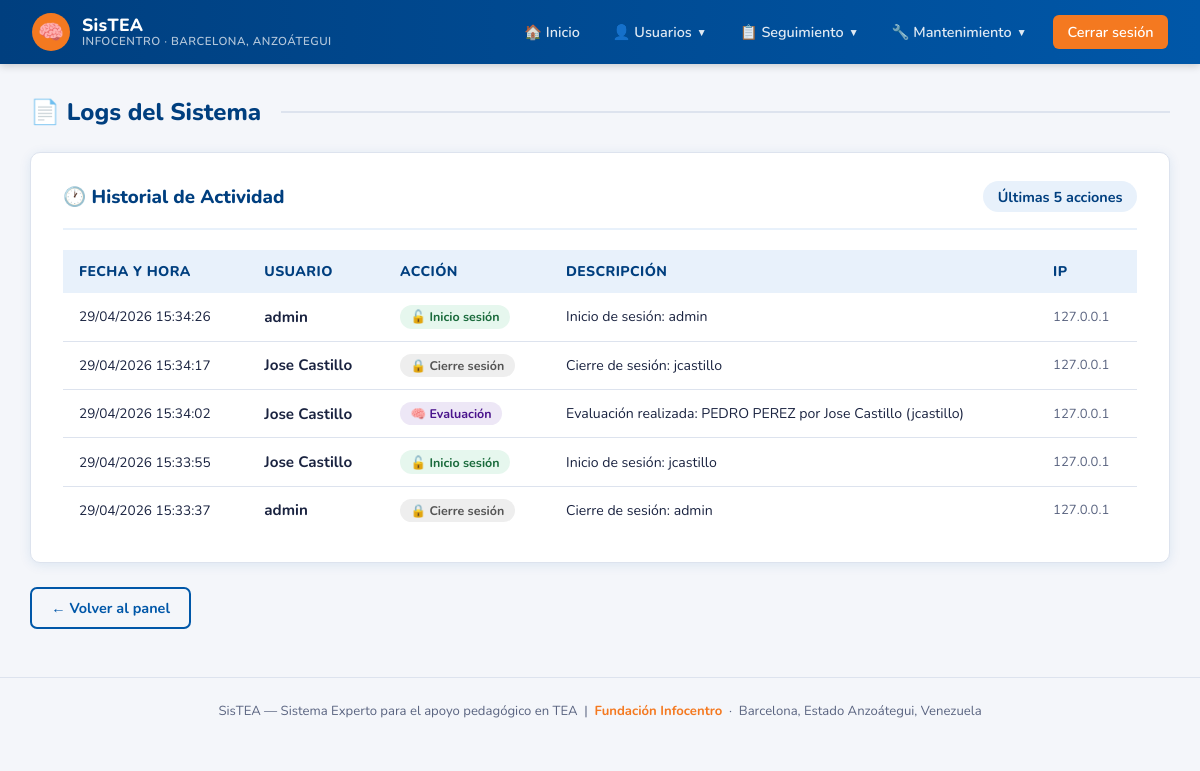
The page /panel/mantenimiento/logs/ (signed in) on the database its author committed.
### sistex/models.py (models this page shows, shortened)
class LogSistema(models.Model):
    ACCIONES = [
        ('login',         'Inicio de sesión'),
        ('logout',        'Cierre de sesión'),
        ('crear',         'Creación'),
        ('editar',        'Edición'),
        ('eliminar',      'Eliminación'),
        ('evaluar',       'Evaluación'),
        ('respaldo',      'Respaldo de BD'),
        ('restaurar',     'Restauración de BD'),
        ('toggle',        'Cambio de estado'),
    ]
    usuario     = models.ForeignKey(User, on_delete=models.SET_NULL, null=True)
    accion      = models.CharField(max_length=20, choices=ACCIONES)
    descripcion = models.CharField(max_length=300)
    fecha       = models.DateTimeField(auto_now_add=True)
    ip          = models.GenericIPAddressField(null=True, blank=True)
    class Meta:
        verbose_name = "Log del Sistema"
        verbose_name_plural = "Logs del Sistema"
        ordering = ['-fecha']

### sistex/views.py (the view)
# urls.py: path('panel/mantenimiento/logs/', views.admin_logs, name='admin_logs'),
@admin_required
def admin_logs(request):
    logs = LogSistema.objects.select_related('usuario').order_by('-fecha')[:200]
    return render(request, 'sistex/admin/mantenimiento/logs.html', {'logs': logs})

### sistex/views.py (called while the page is built)
def admin_required(view_func):
    @wraps(view_func)
    def wrapper(request, *args, **kwargs):
        if not request.user.is_authenticated:
            return redirect('login')
        if not request.user.is_staff:
            messages.error(request, 'No tienes permisos para acceder a esa sección.')
            return redirect('dashboard')
        return view_func(request, *args, **kwargs)
    return wrapper

### sistex/templates/sistex/admin/mantenimiento/logs.html (shortened to what this page needs)
{% extends 'sistex/base.html' %}
{% block content %}
<p class="page-title">&#128196; Logs del Sistema</p>
<div class="card">
    <div class="card-header">
        <h3>&#128336; Historial de Actividad</h3>
        <span class="badge" style="background: var(--azul-claro); color: var(--azul-oscuro); font-size: 0.9rem; padding: 0.35rem 0.9rem;">
            Últimas {{ logs|length }} acciones
        </span>
    </div>
    {% if logs %}
    <table>
        <thead>
            <tr>
                <th>Fecha y Hora</th>
                <th>Usuario</th>
                <th>Acción</th>
                <th>Descripción</th>
                <th>IP</th>
            </tr>
        </thead>
        <tbody>
            {% for log in logs %}
            <tr>
                <td style="font-size: 0.85rem; white-space: nowrap;">
                    {{ log.fecha|date:"d/m/Y H:i:s" }}
                </td>
                <td><strong>{{ log.usuario.get_full_name|default:log.usuario.username|default:"—" }}</strong></td>
                <td>
                    {% if log.accion == 'login' %}
                    <span class="badge badge-bajo">&#128275; Inicio sesión</span>
                    {% elif log.accion == 'logout' %}
                    <span class="badge" style="background:#EEE; color:#555;">&#128274; Cierre sesión</span>
                    {% elif log.accion == 'crear' %}
                    <span class="badge badge-bajo">&#43; Creación</span>
                    {% elif log.accion == 'editar' %}
                    <span class="badge badge-medio">&#9998; Edición</span>
                    {% elif log.accion == 'eliminar' %}
                    <span class="badge badge-alto">&#10005; Eliminación</span>
                    {% elif log.accion == 'evaluar' %}
                    <span class="badge" style="background:#EDE7F6; color:#4A148C;">&#129504; Evaluación</span>
                    {% elif log.accion == 'toggle' %}
                    <span class="badge badge-medio">&#8635; Cambio estado</span>
                    {% elif log.accion == 'respaldo' %}
                    <span class="badge" style="background:#E3F2FD; color:#0D47A1;">&#128190; Respaldo</span>
                    {% elif log.accion == 'restaurar' %}
                    <span class="badge" style="background:#FFF3E0; color:#E65100;">&#128257; Restauración</span>
                    {% endif %}
                </td>
                <td style="font-size: 0.88rem;">{{ log.descripcion }}</td>
                <td style="font-size: 0.82rem; color: var(--texto-suave);">{{ log.ip|default:"—" }}</td>
            </tr>
            {% endfor %}
        </tbody>
    </table>
    {% endif %}
</div>
<a href="{% url 'admin_dashboard' %}" class="btn btn-outline">&#8592; Volver al panel</a>
{% endblock %}

### sistex/templates/sistex/base.html (style rules this page uses)
:root { --azul: #0057A8; --azul-oscuro: #003F7F; --azul-claro: #E8F1FB; --naranja: #F47920; --naranja-hover: #D4661A; --verde: #2E9E5B; --verde-hover: #237A47; --rojo: #D93025; --rojo-hover: #B02519; --gris-bg: #F4F6FA; --gris-borde: #DDE3EE; --texto: #1A2340; --texto-suave: #5A6480; --blanco: #FFFFFF; --sombra: 0 2px 12px rgba(0,87,168,0.10); --radio: 10px; }
* { margin: 0; padding: 0; box-sizing: border-box; }
body { font-family: 'Nunito', 'Segoe UI', sans-serif; background: var(--gris-bg); color: var(--texto); min-height: 100vh; }
.card { background: var(--blanco); border-radius: var(--radio); padding: 1.75rem 2rem; margin-bottom: 1.5rem; box-shadow: var(--sombra); border: 1px solid var(--gris-borde); }
.card-header { display: flex; justify-content: space-between; align-items: center; margin-bottom: 1.25rem; padding-bottom: 1rem; border-bottom: 2px solid var(--azul-claro); }
.card-header h2, .card-header h3 { color: var(--azul-oscuro); font-weight: 800; }
.btn { display: inline-flex; align-items: center; gap: 0.4rem; padding: 0.55rem 1.2rem; background: var(--azul); color: var(--blanco); text-decoration: none; border-radius: 7px; border: none; cursor: pointer; font-family: 'Nunito', sans-serif; font-weight: 700; font-size: 0.9rem; transition: background 0.2s, transform 0.1s; }
.btn-outline { background: transparent; color: var(--azul); border: 2px solid var(--azul); }
table { width: 100%; border-collapse: collapse; }
table th { background: var(--azul-claro); color: var(--azul-oscuro); font-weight: 800; padding: 0.75rem 1rem; text-align: left; font-size: 0.88rem; text-transform: uppercase; letter-spacing: 0.4px; }
table td { padding: 0.75rem 1rem; border-bottom: 1px solid var(--gris-borde); font-size: 0.95rem; }
table tbody tr:last-child td { border-bottom: none; }
.badge { display: inline-block; padding: 0.2rem 0.65rem; border-radius: 20px; font-size: 0.78rem; font-weight: 700; }
.badge-bajo { background: #E6F7EE; color: #1A6B3C; }
.page-title { font-size: 1.5rem; font-weight: 800; color: var(--azul-oscuro); margin-bottom: 1.5rem; display: flex; align-items: center; gap: 0.5rem; }
.page-title::after { content: ''; flex: 1; height: 2px; background: var(--gris-borde); margin-left: 0.75rem; }

### rows shown on the page
LogSistema: fecha "29/04/2026 15:34:26", usuario.get_full_name "admin", accion "🔓 Inicio sesión", descripcion "Inicio de sesión: admin", ip "127.0.0.1"
LogSistema: fecha "29/04/2026 15:34:17", usuario.get_full_name "Jose Castillo", accion "🔒 Cierre sesión", descripcion "Cierre de sesión: jcastillo", ip "127.0.0.1"
LogSistema: fecha "29/04/2026 15:34:02", usuario.get_full_name "Jose Castillo", accion "🧠 Evaluación", descripcion "Evaluación realizada: PEDRO PEREZ por Jose Castillo (jcastillo)", ip "127.0.0.1"
LogSistema: fecha "29/04/2026 15:33:55", usuario.get_full_name "Jose Castillo", accion "🔓 Inicio sesión", descripcion "Inicio de sesión: jcastillo", ip "127.0.0.1"
LogSistema: fecha "29/04/2026 15:33:37", usuario.get_full_name "admin", accion "🔒 Cierre sesión", descripcion "Cierre de sesión: admin", ip "127.0.0.1"

### other values the page prints
{{ logs|length }} "5"
